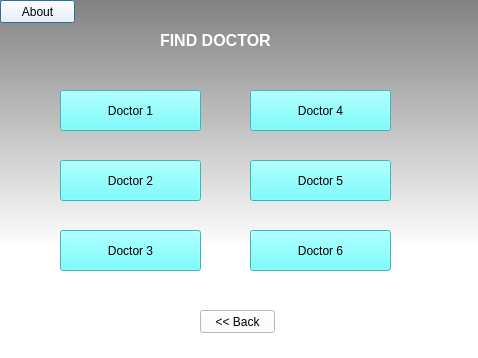
<?xml version="1.0" encoding="UTF-8"?>
<ui version="4.0">
 <class>FindDoctor</class>
 <widget class="QDialog" name="FindDoctor">
  <property name="geometry">
   <rect>
    <x>0</x>
    <y>0</y>
    <width>478</width>
    <height>358</height>
   </rect>
  </property>
  <property name="windowTitle">
   <string>Dialog</string>
  </property>
  <property name="styleSheet">
   <string notr="true">background-color: qlineargradient(spread:pad, x1:0, y1:0, x2:0, y2:1, stop:0 rgba(130, 130, 130, 255), stop:0.693182 rgba(255, 255, 255, 255));</string>
  </property>
  <widget class="QPushButton" name="pushButton">
   <property name="geometry">
    <rect>
     <x>0</x>
     <y>0</y>
     <width>75</width>
     <height>23</height>
    </rect>
   </property>
   <property name="styleSheet">
    <string notr="true">background-color: rgb(255, 255, 255);</string>
   </property>
   <property name="text">
    <string>About</string>
   </property>
  </widget>
  <widget class="QPushButton" name="pushButton_2">
   <property name="geometry">
    <rect>
     <x>200</x>
     <y>310</y>
     <width>75</width>
     <height>23</height>
    </rect>
   </property>
   <property name="styleSheet">
    <string notr="true">background-color: rgb(255, 255, 255);</string>
   </property>
   <property name="text">
    <string>&lt;&lt; Back</string>
   </property>
  </widget>
  <widget class="QPushButton" name="pushButton_3">
   <property name="geometry">
    <rect>
     <x>60</x>
     <y>90</y>
     <width>141</width>
     <height>41</height>
    </rect>
   </property>
   <property name="styleSheet">
    <string notr="true">background-color: rgb(85, 255, 255);
font: 75 8pt &quot;MS Shell Dlg 2&quot;;</string>
   </property>
   <property name="text">
    <string>Doctor 1</string>
   </property>
  </widget>
  <widget class="QLabel" name="label">
   <property name="geometry">
    <rect>
     <x>160</x>
     <y>30</y>
     <width>121</width>
     <height>20</height>
    </rect>
   </property>
   <property name="font">
    <font>
     <pointsize>12</pointsize>
     <weight>75</weight>
     <bold>true</bold>
    </font>
   </property>
   <property name="styleSheet">
    <string notr="true">color: rgb(255, 255, 255);
background-color: rgba(255, 255, 255, 0);</string>
   </property>
   <property name="text">
    <string>FIND DOCTOR</string>
   </property>
  </widget>
  <widget class="QPushButton" name="pushButton_7">
   <property name="geometry">
    <rect>
     <x>60</x>
     <y>160</y>
     <width>141</width>
     <height>41</height>
    </rect>
   </property>
   <property name="styleSheet">
    <string notr="true">background-color: rgb(85, 255, 255);
font: 75 8pt &quot;MS Shell Dlg 2&quot;;</string>
   </property>
   <property name="text">
    <string>Doctor 2</string>
   </property>
  </widget>
  <widget class="QPushButton" name="pushButton_8">
   <property name="geometry">
    <rect>
     <x>60</x>
     <y>230</y>
     <width>141</width>
     <height>41</height>
    </rect>
   </property>
   <property name="styleSheet">
    <string notr="true">background-color: rgb(85, 255, 255);
font: 75 8pt &quot;MS Shell Dlg 2&quot;;</string>
   </property>
   <property name="text">
    <string>Doctor 3</string>
   </property>
  </widget>
  <widget class="QPushButton" name="pushButton_9">
   <property name="geometry">
    <rect>
     <x>250</x>
     <y>160</y>
     <width>141</width>
     <height>41</height>
    </rect>
   </property>
   <property name="styleSheet">
    <string notr="true">background-color: rgb(85, 255, 255);
font: 75 8pt &quot;MS Shell Dlg 2&quot;;</string>
   </property>
   <property name="text">
    <string>Doctor 5</string>
   </property>
  </widget>
  <widget class="QPushButton" name="pushButton_4">
   <property name="geometry">
    <rect>
     <x>250</x>
     <y>90</y>
     <width>141</width>
     <height>41</height>
    </rect>
   </property>
   <property name="styleSheet">
    <string notr="true">background-color: rgb(85, 255, 255);
font: 75 8pt &quot;MS Shell Dlg 2&quot;;</string>
   </property>
   <property name="text">
    <string>Doctor 4</string>
   </property>
  </widget>
  <widget class="QPushButton" name="pushButton_10">
   <property name="geometry">
    <rect>
     <x>250</x>
     <y>230</y>
     <width>141</width>
     <height>41</height>
    </rect>
   </property>
   <property name="styleSheet">
    <string notr="true">background-color: rgb(85, 255, 255);
font: 75 8pt &quot;MS Shell Dlg 2&quot;;</string>
   </property>
   <property name="text">
    <string>Doctor 6</string>
   </property>
  </widget>
 </widget>
 <resources/>
 <connections/>
</ui>
